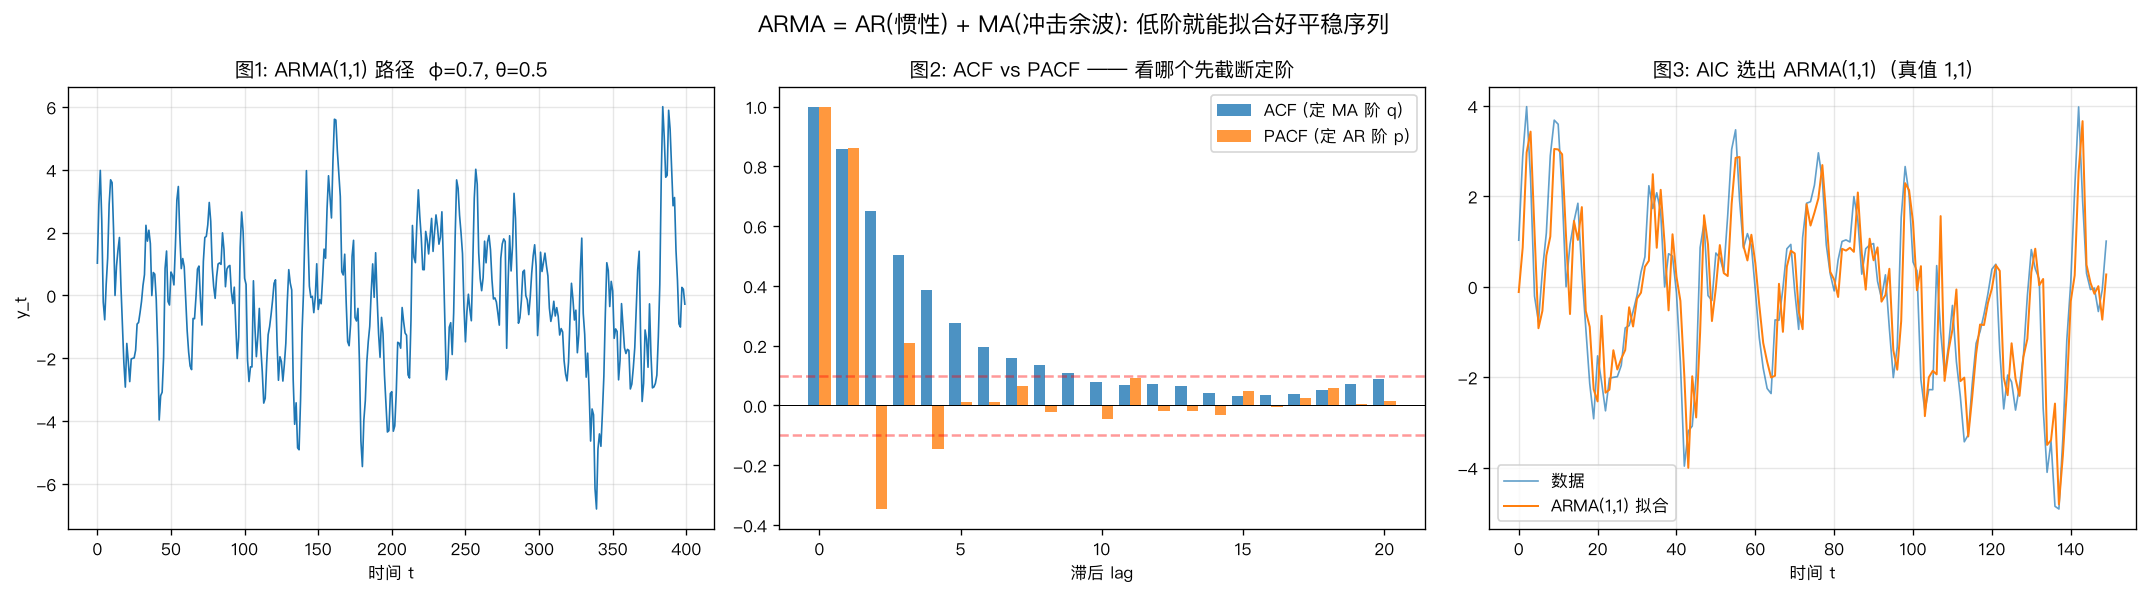

Reproduce this figure in Python.
# /// script
# requires-python = ">=3.10"
# dependencies = ["numpy", "matplotlib", "statsmodels"]
# ///
"""
03 ARMA (AR + MA) —— "既受历史值影响, 也受历史冲击影响"
=====================================================

一句话直觉:
    ARMA = 惯性 (AR) + 冲击余波 (MA) 合体。
    ARMA(p,q): y_t = c + Σ φ_i·y_{t-i} + ε_t + Σ θ_j·ε_{t-j}

为什么要合体?
    现实里的平稳序列, 通常两种成分都有:
      - 有"惯性"  → 需要 AR
      - 有"冲击的余波" → 需要 MA
    单用 AR 或单用 MA 往往要很高阶才能拟合好; 合体后用很低的 (p,q) 就够了 (更省参数)。

怎么定阶 (p, q)? —— Box-Jenkins 三件套:
    | 工具  | 看 AR 阶数 p     | 看 MA 阶数 q     |
    | ---- | --------------- | --------------- |
    | ACF  | 拖尾 (不截断)      | lag=q 后截断      |
    | PACF | lag=p 后截断      | 拖尾 (不截断)      |
    口诀: "看 PACF 定 AR(p), 看 ACF 定 MA(q), 截断的那个给阶数。"
    纯 ARMA 两边都拖尾 → 实务里常用 AIC/BIC 网格搜索来选。

金融场景:
    平稳化后的收益率/价差序列, 常用低阶 ARMA 捕捉短期可预测成分;
    它也是 ARIMA、GARCH 均值方程的骨架。

这张图做什么:
    图 1  ARMA(1,1) 路径
    图 2  ACF + PACF 并排 → 学会看指纹
    图 3  用 AIC 网格搜索自动定阶, 并拟合
"""

import matplotlib.pyplot as plt
import numpy as np
from statsmodels.graphics.tsaplots import plot_acf, plot_pacf
from statsmodels.tsa.arima.model import ARIMA
from statsmodels.tsa.arima_process import ArmaProcess

plt.rcParams["font.sans-serif"] = ["PingFang SC", "Hiragino Sans GB", "Arial Unicode MS"]
plt.rcParams["axes.unicode_minus"] = False

rng = np.random.default_rng(2024)


def simulate_arma(ar: list[float], ma: list[float], n: int) -> np.ndarray:
    """模拟 ARMA。statsmodels 约定: ar/ma 系数含 lag0=1, AR 项要取负号。"""
    ar_poly = np.r_[1, -np.array(ar)]
    ma_poly = np.r_[1, np.array(ma)]
    return ArmaProcess(ar_poly, ma_poly).generate_sample(nsample=n, distrvs=rng.standard_normal)


def main() -> None:
    fig, axes = plt.subplots(1, 3, figsize=(18, 5))

    # ---- 图 1: ARMA(1,1) 路径 ----
    y = simulate_arma(ar=[0.7], ma=[0.5], n=400)
    axes[0].plot(y, lw=1.0)
    axes[0].set_title("图1: ARMA(1,1) 路径  φ=0.7, θ=0.5")
    axes[0].set_xlabel("时间 t")
    axes[0].set_ylabel("y_t")
    axes[0].grid(alpha=0.3)

    # ---- 图 2: ACF + PACF (这里把 PACF 画在同一坐标里对比) ----
    # 为了同图对比, 手动取值
    from statsmodels.tsa.stattools import acf, pacf

    lags = 20
    a = acf(y, nlags=lags)
    p = pacf(y, nlags=lags)
    x = np.arange(lags + 1)
    width = 0.4
    axes[1].bar(x - width / 2, a, width, label="ACF (定 MA 阶 q)", alpha=0.8)
    axes[1].bar(x + width / 2, p, width, label="PACF (定 AR 阶 p)", alpha=0.8)
    axes[1].axhline(0, color="k", lw=0.6)
    ci = 1.96 / np.sqrt(len(y))
    axes[1].axhline(ci, color="red", ls="--", alpha=0.4)
    axes[1].axhline(-ci, color="red", ls="--", alpha=0.4)
    axes[1].set_title("图2: ACF vs PACF —— 看哪个先截断定阶")
    axes[1].set_xlabel("滞后 lag")
    axes[1].legend()

    # ---- 图 3: AIC 网格搜索定阶 ----
    best = (None, np.inf)
    table = []
    for pp in range(3):
        for qq in range(3):
            try:
                aic = ARIMA(y, order=(pp, 0, qq)).fit().aic
            except Exception:
                aic = np.inf
            table.append((pp, qq, aic))
            if aic < best[1]:
                best = ((pp, qq), aic)
    (bp, bq), _ = best
    res = ARIMA(y, order=(bp, 0, bq)).fit()
    axes[2].plot(y[:150], label="数据", lw=1.0, alpha=0.7)
    axes[2].plot(res.fittedvalues[:150], label=f"ARMA({bp},{bq}) 拟合", lw=1.2)
    axes[2].set_title(f"图3: AIC 选出 ARMA({bp},{bq})  (真值 1,1)")
    axes[2].set_xlabel("时间 t")
    axes[2].legend()
    axes[2].grid(alpha=0.3)

    fig.suptitle("ARMA = AR(惯性) + MA(冲击余波): 低阶就能拟合好平稳序列", fontsize=14)
    fig.tight_layout()
    out = __file__.replace(".py", ".png")
    fig.savefig(out, dpi=120, bbox_inches="tight")
    print(f"图已保存: {out}")
    print("AIC 网格 (p, q, aic):")
    for pp, qq, aic in sorted(table, key=lambda r: r[2])[:4]:
        print(f"  ARMA({pp},{qq})  AIC={aic:.1f}")
    print(f"一句话: 看 PACF 定 AR(p), 看 ACF 定 MA(q); 纯 ARMA 用 AIC 选 → 选中 ({bp},{bq})。")


if __name__ == "__main__":
    main()
